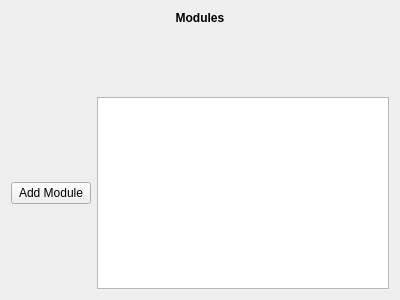
<?xml version="1.0" encoding="UTF-8"?>
<ui version="4.0">
 <class>ModulesSection</class>
 <widget class="QWidget" name="ModulesSection">
  <property name="geometry">
   <rect>
    <x>0</x>
    <y>0</y>
    <width>400</width>
    <height>300</height>
   </rect>
  </property>
  <property name="windowTitle">
   <string>ModulesSection</string>
  </property>
  <layout class="QGridLayout" name="gridLayout_2" rowstretch="0,1,0">
   <item row="1" column="0">
    <layout class="QVBoxLayout" name="modules"/>
   </item>
   <item row="0" column="0">
    <widget class="QLabel" name="label">
     <property name="font">
      <font>
       <weight>75</weight>
       <bold>true</bold>
      </font>
     </property>
     <property name="text">
      <string>Modules</string>
     </property>
     <property name="alignment">
      <set>Qt::AlignHCenter|Qt::AlignTop</set>
     </property>
    </widget>
   </item>
   <item row="2" column="0">
    <layout class="QGridLayout" name="gridLayout" columnstretch="0,1">
     <property name="topMargin">
      <number>0</number>
     </property>
     <item row="1" column="1">
      <widget class="QPlainTextEdit" name="stationName">
       <property name="sizePolicy">
        <sizepolicy hsizetype="Expanding" vsizetype="Maximum">
         <horstretch>0</horstretch>
         <verstretch>0</verstretch>
        </sizepolicy>
       </property>
      </widget>
     </item>
     <item row="1" column="0">
      <widget class="QPushButton" name="addModule">
       <property name="text">
        <string>Add Module</string>
       </property>
      </widget>
     </item>
    </layout>
   </item>
  </layout>
 </widget>
 <resources/>
 <connections/>
</ui>
